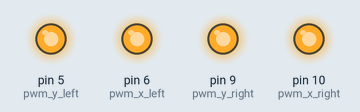
Recording of a sketch running on a simulated Arduino Uno, built with avr-gcc and run on an emulated ATmega328P. On the bench: output pins drawn as LEDs (lit = HIGH).

Above: at 0.1 s.
Timing chart, 0 to 1.6 s (numbered marks = the images above):
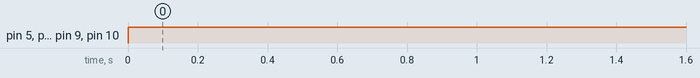

The sketch:

PinsHigh.ino
```cpp
int pwm_y_left = 5; // y-Achse des linken Joysticks, P4 - Grün
int pwm_x_left = 6;  // x-Achse des linken Joysticks, P3 - Rot
int pwm_y_right = 9; // y-Achse des rechten Joysticks, P2 - Schwarz
int pwm_x_right = 10; // x-Achse des rechten Joysticks, P1 - Weiß

void setup() {
  pinMode(pwm_y_left, OUTPUT); // P4 - Schub
  pinMode(pwm_x_left, OUTPUT); // P3 - Gieren

  pinMode(pwm_y_right, OUTPUT); // P2 - Nicken
  pinMode(pwm_x_right, OUTPUT); // P1 - Rollen

}

void loop() {
  digitalWrite(pwm_y_left,HIGH);
  digitalWrite(pwm_x_left,HIGH);
  digitalWrite(pwm_y_right,HIGH);
  digitalWrite(pwm_x_right,HIGH);

}
```

Measured:
- by itself, pin 5 (pwm_y_left), pin 6 (pwm_x_left), pin 9 (pwm_y_right), pin 10 (pwm_x_right): LOW → HIGH at 0.00 s
